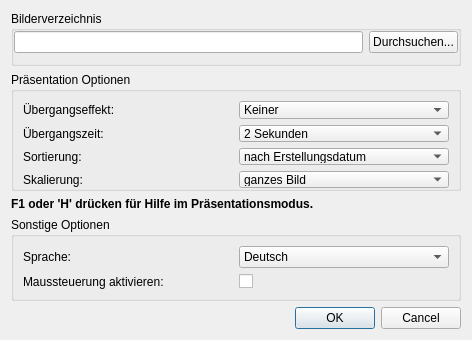
<?xml version="1.0" encoding="UTF-8"?>
<ui version="4.0">
 <class>SettingsDialog</class>
 <widget class="QDialog" name="SettingsDialog">
  <property name="geometry">
   <rect>
    <x>0</x>
    <y>0</y>
    <width>472</width>
    <height>340</height>
   </rect>
  </property>
  <property name="minimumSize">
   <size>
    <width>400</width>
    <height>340</height>
   </size>
  </property>
  <property name="windowTitle">
   <string>picture show - Bilder öffnen und Einstellungen</string>
  </property>
  <layout class="QGridLayout" name="gridLayout">
   <item row="6" column="0">
    <widget class="QDialogButtonBox" name="buttonBox">
     <property name="locale">
      <locale language="English" country="UnitedStates"/>
     </property>
     <property name="orientation">
      <enum>Qt::Horizontal</enum>
     </property>
     <property name="standardButtons">
      <set>QDialogButtonBox::Cancel|QDialogButtonBox::Ok</set>
     </property>
    </widget>
   </item>
   <item row="3" column="0">
    <spacer name="verticalSpacer">
     <property name="orientation">
      <enum>Qt::Vertical</enum>
     </property>
     <property name="sizeHint" stdset="0">
      <size>
       <width>20</width>
       <height>40</height>
      </size>
     </property>
    </spacer>
   </item>
   <item row="5" column="0">
    <widget class="QGroupBox" name="groupBox">
     <property name="minimumSize">
      <size>
       <width>0</width>
       <height>0</height>
      </size>
     </property>
     <property name="title">
      <string>Sonstige Optionen</string>
     </property>
     <property name="flat">
      <bool>true</bool>
     </property>
     <layout class="QGridLayout" name="gridLayout_3">
      <item row="0" column="0">
       <widget class="QLabel" name="label_6">
        <property name="minimumSize">
         <size>
          <width>150</width>
          <height>0</height>
         </size>
        </property>
        <property name="text">
         <string>Sprache: </string>
        </property>
       </widget>
      </item>
      <item row="0" column="1">
       <widget class="QComboBox" name="comboBox_language">
        <property name="maximumSize">
         <size>
          <width>16777215</width>
          <height>16777215</height>
         </size>
        </property>
        <item>
         <property name="text">
          <string>Deutsch</string>
         </property>
        </item>
        <item>
         <property name="text">
          <string>English</string>
         </property>
        </item>
       </widget>
      </item>
      <item row="1" column="0">
       <widget class="QLabel" name="label_7">
        <property name="text">
         <string>Maussteuerung aktivieren: </string>
        </property>
       </widget>
      </item>
      <item row="1" column="1">
       <widget class="QCheckBox" name="checkBox_mouseControl">
        <property name="text">
         <string/>
        </property>
       </widget>
      </item>
     </layout>
    </widget>
   </item>
   <item row="1" column="0">
    <widget class="QGroupBox" name="groupBox_4">
     <property name="title">
      <string>Präsentation Optionen</string>
     </property>
     <property name="flat">
      <bool>true</bool>
     </property>
     <layout class="QGridLayout" name="gridLayout_2">
      <property name="leftMargin">
       <number>9</number>
      </property>
      <property name="topMargin">
       <number>9</number>
      </property>
      <property name="rightMargin">
       <number>9</number>
      </property>
      <property name="bottomMargin">
       <number>0</number>
      </property>
      <item row="0" column="1">
       <widget class="QComboBox" name="comboBox_effect">
        <property name="maximumSize">
         <size>
          <width>16777215</width>
          <height>16777215</height>
         </size>
        </property>
        <property name="currentIndex">
         <number>0</number>
        </property>
        <item>
         <property name="text">
          <string>Keiner</string>
         </property>
        </item>
        <item>
         <property name="text">
          <string>Blenden</string>
         </property>
        </item>
        <item>
         <property name="text">
          <string>Schieben</string>
         </property>
        </item>
        <item>
         <property name="text">
          <string>Blenden+Schieben</string>
         </property>
        </item>
       </widget>
      </item>
      <item row="1" column="0">
       <widget class="QLabel" name="label">
        <property name="text">
         <string>Übergangszeit: </string>
        </property>
       </widget>
      </item>
      <item row="3" column="0">
       <widget class="QLabel" name="label_2">
        <property name="text">
         <string>Skalierung: </string>
        </property>
       </widget>
      </item>
      <item row="2" column="0">
       <widget class="QLabel" name="label_3">
        <property name="text">
         <string>Sortierung: </string>
        </property>
       </widget>
      </item>
      <item row="2" column="1">
       <widget class="QComboBox" name="comboBox_sort">
        <property name="currentIndex">
         <number>1</number>
        </property>
        <item>
         <property name="text">
          <string>nach Dateiname</string>
         </property>
        </item>
        <item>
         <property name="text">
          <string>nach Erstellungsdatum</string>
         </property>
        </item>
       </widget>
      </item>
      <item row="1" column="1">
       <widget class="QComboBox" name="comboBox_fadeTime">
        <property name="currentIndex">
         <number>2</number>
        </property>
        <item>
         <property name="text">
          <string>0,5 Sekunden</string>
         </property>
        </item>
        <item>
         <property name="text">
          <string>1 Sekunde</string>
         </property>
        </item>
        <item>
         <property name="text">
          <string>2 Sekunden</string>
         </property>
        </item>
        <item>
         <property name="text">
          <string>3 Sekunden</string>
         </property>
        </item>
       </widget>
      </item>
      <item row="3" column="1">
       <widget class="QComboBox" name="comboBox_scaling">
        <item>
         <property name="text">
          <string>ganzes Bild</string>
         </property>
        </item>
        <item>
         <property name="text">
          <string>Bildschirm füllen</string>
         </property>
        </item>
       </widget>
      </item>
      <item row="0" column="0">
       <widget class="QLabel" name="label_4">
        <property name="minimumSize">
         <size>
          <width>0</width>
          <height>0</height>
         </size>
        </property>
        <property name="maximumSize">
         <size>
          <width>16777215</width>
          <height>16777215</height>
         </size>
        </property>
        <property name="text">
         <string>Übergangseffekt: </string>
        </property>
       </widget>
      </item>
     </layout>
    </widget>
   </item>
   <item row="2" column="0">
    <widget class="QLabel" name="label_5">
     <property name="text">
      <string>&lt;html&gt;&lt;head/&gt;&lt;body&gt;&lt;p&gt;&lt;span style=&quot; font-weight:600;&quot;&gt;F1 oder 'H' drücken für Hilfe im Präsentationsmodus.&lt;/span&gt;&lt;/p&gt;&lt;/body&gt;&lt;/html&gt;</string>
     </property>
    </widget>
   </item>
   <item row="0" column="0">
    <widget class="QGroupBox" name="groupBox">
     <property name="title">
      <string>Bilderverzeichnis</string>
     </property>
     <property name="flat">
      <bool>true</bool>
     </property>
     <layout class="QHBoxLayout" name="horizontalLayout">
      <property name="leftMargin">
       <number>0</number>
      </property>
      <property name="topMargin">
       <number>0</number>
      </property>
      <property name="rightMargin">
       <number>0</number>
      </property>
      <property name="bottomMargin">
       <number>10</number>
      </property>
      <item>
       <widget class="QLineEdit" name="lineEdit_directory"/>
      </item>
      <item>
       <widget class="QPushButton" name="pushButton_browse">
        <property name="text">
         <string>Durchsuchen...</string>
        </property>
       </widget>
      </item>
     </layout>
    </widget>
   </item>
  </layout>
 </widget>
 <tabstops>
  <tabstop>buttonBox</tabstop>
  <tabstop>lineEdit_directory</tabstop>
  <tabstop>pushButton_browse</tabstop>
  <tabstop>comboBox_effect</tabstop>
  <tabstop>comboBox_fadeTime</tabstop>
  <tabstop>comboBox_sort</tabstop>
  <tabstop>comboBox_scaling</tabstop>
 </tabstops>
 <resources/>
 <connections>
  <connection>
   <sender>buttonBox</sender>
   <signal>accepted()</signal>
   <receiver>SettingsDialog</receiver>
   <slot>accept()</slot>
   <hints>
    <hint type="sourcelabel">
     <x>257</x>
     <y>253</y>
    </hint>
    <hint type="destinationlabel">
     <x>157</x>
     <y>274</y>
    </hint>
   </hints>
  </connection>
  <connection>
   <sender>buttonBox</sender>
   <signal>rejected()</signal>
   <receiver>SettingsDialog</receiver>
   <slot>reject()</slot>
   <hints>
    <hint type="sourcelabel">
     <x>325</x>
     <y>253</y>
    </hint>
    <hint type="destinationlabel">
     <x>286</x>
     <y>274</y>
    </hint>
   </hints>
  </connection>
 </connections>
</ui>
